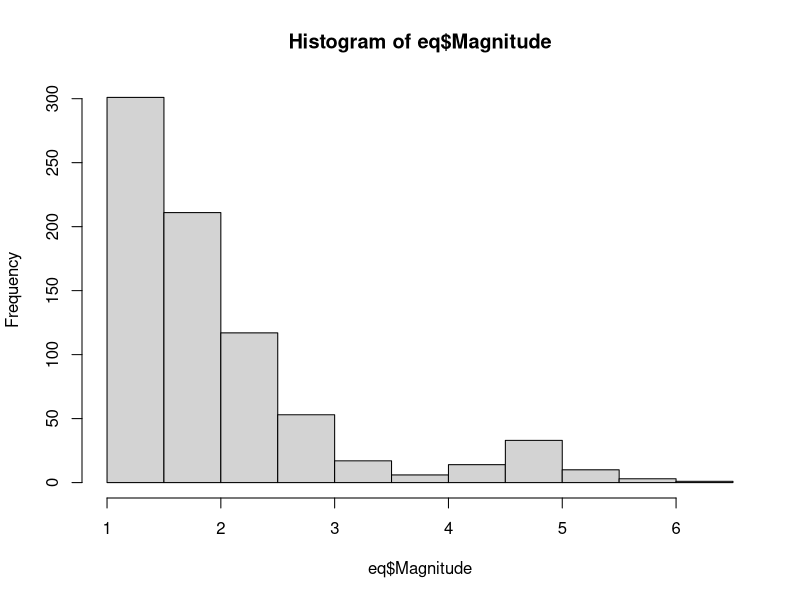
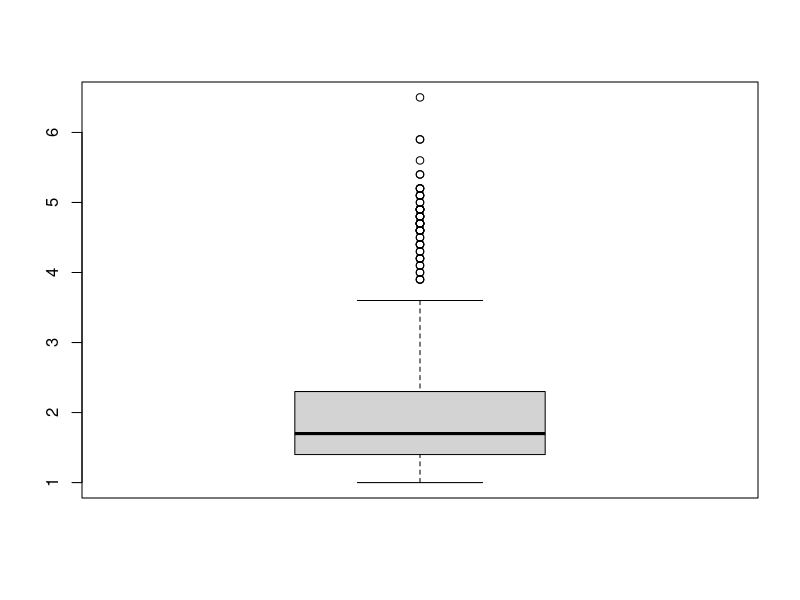
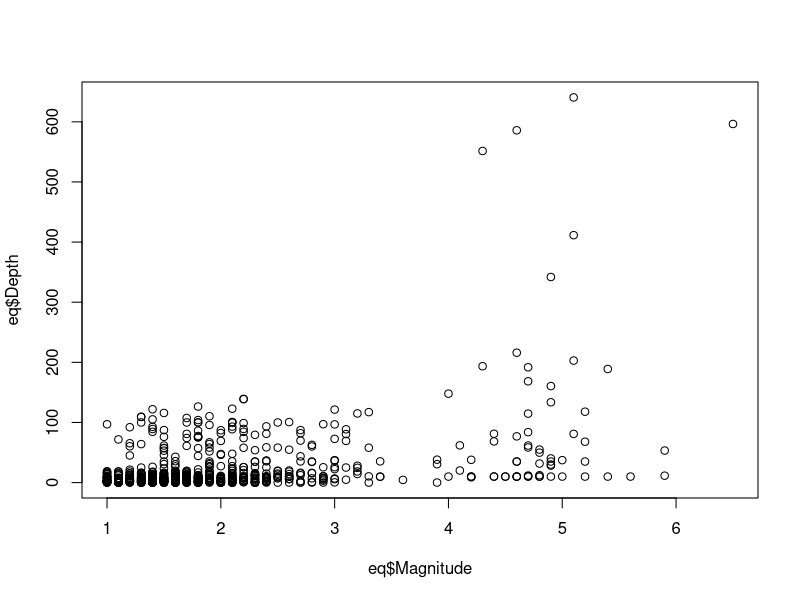
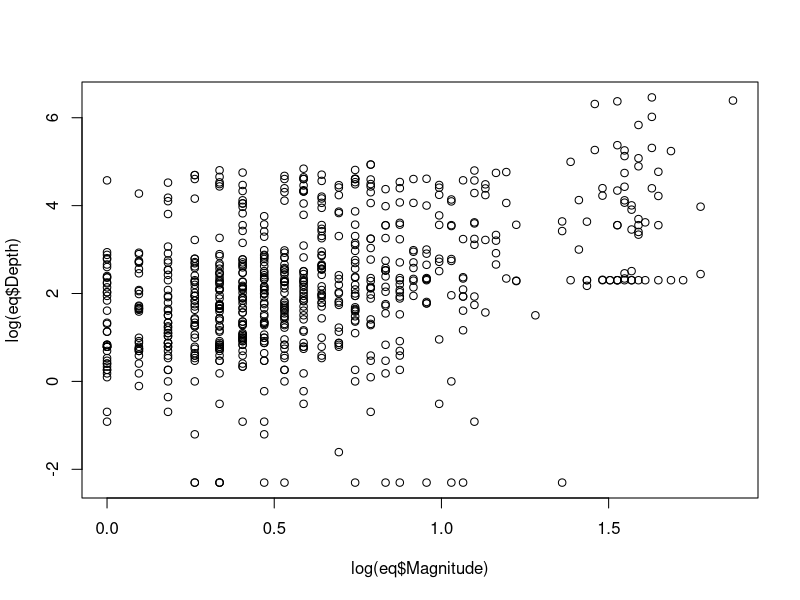
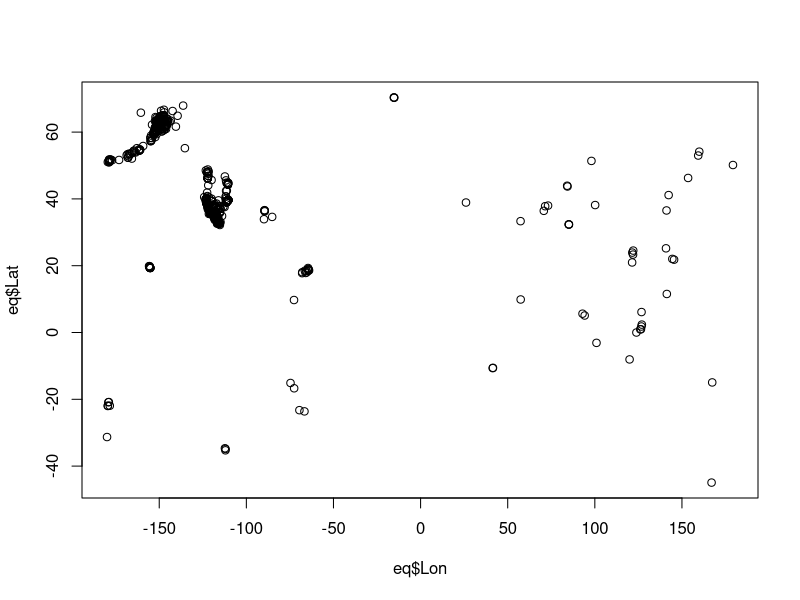

Write R code to recreate these figures, in order.
setwd("/home/mjpresserinspiron16/code/math3082/lab1")
# Problem 1. Use the earthquakes data set.
# a. Make graphical and numerical summaries for variable Magnitude. De-
# scribe in words what they tell you. Are strong (Mag. > 6) quakes
# frequent?
# b. Make a scatteplot of Magnitude vs Depth of earthquakes. Do these
# variables appear to be connected in some way?
# To make the graph more readable, make a scatterplot of log(Magnitude)
# vs log(Depth).
# c. Try and produce a “map” (of course, it has to be a flat representation
# of the Earth’s surface) of the quakes’ locations. Describe what you see.
# What are the two geographical regions with a lot of earthquake activity?

par(mfrow = c(1, 1))

# a)
eq = read.csv("earthq.csv")

mean(eq$Magnitude) # mean or average
median(eq$Magnitude)
var(eq$Magnitude) # variance
sd(eq$Magnitude) # standard deviation = sqrt(variance)

hist(eq$Magnitude)
boxplot(eq$Magnitude)

# b)

plot(eq$Magnitude, eq$Depth)
plot(log(eq$Magnitude), log(eq$Depth))

# c)

plot(eq$Lon, eq$Lat)

# 2)
# a)
tt = read.csv("ttucson.csv")
tt$Ftemp <- as.numeric(tt$x) * 1.8 + 32
head(tt$Ftemp)